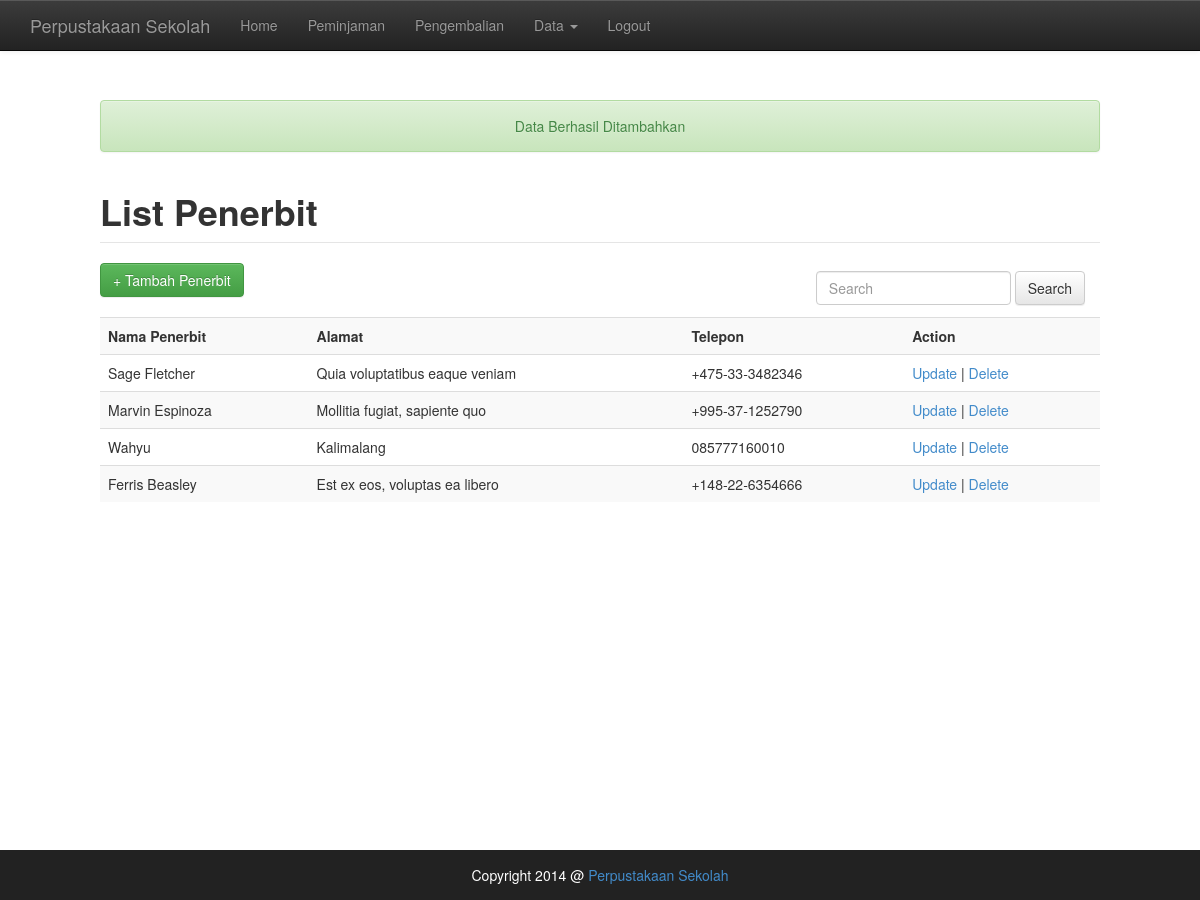
/module/index.php?module=penerbit&message=success (signed in), run on the app's committed database.
### tables this page shows
CREATE TABLE IF NOT EXISTS `publisher` (
  `id` int(11) NOT NULL AUTO_INCREMENT,
  `publisher_name` varchar(255) NOT NULL,
  `address` text NOT NULL,
  `phone` varchar(255) NOT NULL,
  PRIMARY KEY (`id`)
);

### module/list_publisher.php (the view, shortened to what this page needs)
<html>
<head>
</head>
<body>
    <?php
        $alert= "<div class='alert alert-success' style='text-align: center;'>Data Berhasil Ditambahkan</div>";
        $alert2= "<div class='alert alert-success' style='text-align: center;'>Data Berhasil Dihapus</div>";
        $alert3= "<div class='alert alert-success' style='text-align: center;'>Data Berhasil Diubah</div>";
        if (!empty($_GET['message']) && $_GET['message'] == 'success') {
            echo $alert;
        } elseif(!empty($_GET['message']) && $_GET['message'] == 'delete_success') {
            echo $alert2;
        } elseif(!empty($_GET['message']) && $_GET['message'] == 'update_success') {
            echo $alert3;
        } else{
        }
    ?>
    <fieldset>
        <legend>
            <h1 style="font-weight: bold">List Penerbit</h1>
        </legend>
        <a href="index.php?module=tambah_penerbit" class="btn btn-success">+ Tambah Penerbit</a>
        <form class="navbar-form navbar-right" role="search" method="GET" action="index.php">
            <div class="form-group">
                <input type="text" class="form-control" placeholder="Search" name="search">
            </div>
            <button type="submit" class="btn btn-default">Search</button>
        </form>
        <br/><br/>
        <table class="table table-striped table-responsive">
            <tr>
                <th>Nama Penerbit</th>
                <th>Alamat</th>
                <th>Telepon</th>
                <th>Action</th>
            </tr>
            <?php
            $query = mysql_query("SELECT * FROM publisher");
            while ($data = mysql_fetch_array($query)) {
                $id      = $data['id'];
                $limit   = 30;
                $address = $data['address'];
                $post    = substr($address, 0, $limit);
                ?>
                <tr>
                    <td><?php echo $data['publisher_name']; ?></td>
                    <td><?php echo $post; ?></td>
                    <td><?php echo $data['phone']; ?></td>
                    <td><a href="index.php?module=ubah_penerbit&id=<?php echo $id; ?>">Update</a> | <a href="index.php?module=hapus_penerbit&id=<?php echo $id; ?>">Delete</a></td>
                </tr>
                <?php
            }
            ?>
        </table>
    </fieldset>
</body>
</html>

### templates/library/css/style.css (style rules this page uses)
.content fieldset { margin-bottom: 100px; }

### templates/library/css/footer.css (style rules this page uses)
html, body { height: 100%; }

### data on the page
publisher: publisher_name "Sage Fletcher", address "Quia voluptatibus eaque veniam", phone "+475-33-3482346"
publisher: publisher_name "Marvin Espinoza", address "Mollitia fugiat, sapiente quo", phone "+995-37-1252790"
publisher: publisher_name "Wahyu", address "Kalimalang", phone "085777160010"
publisher: publisher_name "Ferris Beasley", address "Est ex eos, voluptas ea libero", phone "+148-22-6354666"
